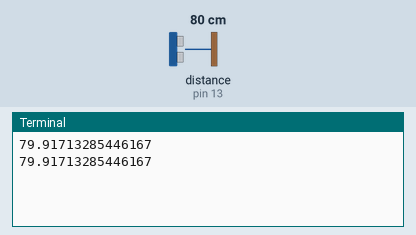
A program run on a simulated Raspberry Pi (header pin numbers). Parts: the last lines printed to the terminal. The test bench sets the inputs (shaded band); at power-on: distance to the obstacle (sensor on pin 13) 80 cm. The echo pulse lasts 58.3 µs per cm; the clock reads 2024-03-15 10:24:30 at power-on unless the program sets it.

Above: at 1.2 s.
1.3 s: distance to the obstacle (sensor on pin 13) set to 2 cm
At 2.6 s:
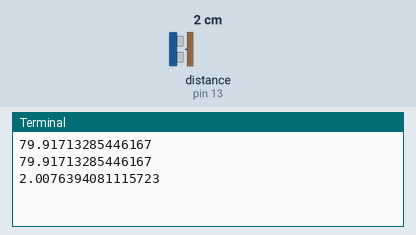
2.8 s: distance to the obstacle (sensor on pin 13) set to 4 cm
At 3.9 s:
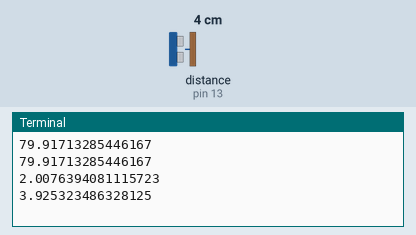
Timing chart, 0 to 5.8 s (numbered marks = the images above; inputs shaded):
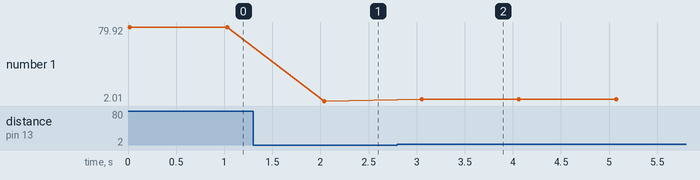

Measured:
- after the input at 1.3 s, the terminal: prints a new line after 0.74 s (image 1)
- after the input at 2.8 s, the terminal: prints a new line after 0.25 s (image 2)
- plotted number 1: 79.92 → 2.01 after the input at 1.3 s, 2.01 → 3.93 after the input at 2.8 s

The program:

ultrasonic_distance.py
```python
#Import Libraries
import RPi.GPIO as GPIO
import time

#Set GPIO Mode (Board / BCM)
#GPIO.setmode(GPIO.BCM)
GPIO.setmode(GPIO.BOARD)

# BCM
#Set GPIO Pins
#GPIO_TRIGGER = 12
#GPIO_ECHO = 13
#maxTime = 0.04

# BOARD
#Set GPIO Pins
GPIO_TRIGGER = 12
GPIO_ECHO = 13
maxTime = 0.04

GPIO.setwarnings(False)
GPIO.setup(GPIO_TRIGGER, GPIO.OUT)
GPIO.setup(GPIO_ECHO, GPIO.IN)

def distance():
    GPIO.output(GPIO_TRIGGER, False)

    time.sleep(0.01)

    #Set Trigger to HIGH
    GPIO.output(GPIO_TRIGGER, True)

    #Set Trigger after 0.01ms to LOW
    time.sleep(0.00001)

    GPIO.output(GPIO_TRIGGER, False)

    StartTime = time.time()
    timeout = StartTime + maxTime

    #Save Start Time
    while GPIO.input(GPIO_ECHO) == 0 and StartTime <  timeout:
        StartTime = time.time()

    StopTime = time.time()
    timeout = StopTime + maxTime

    #Save Time of Arrival
    while GPIO.input(GPIO_ECHO) == 1 and StopTime < timeout:
        StopTime = time.time()

    #Time difference between start and arrival
    TimeElapsed = StopTime - StartTime
    #Multiply with the sonic speed (34300 cm/s)
    #and divide by 2 because there and back
    distance = (TimeElapsed *34300) /2

    return distance

try:
    while True:
        dist = distance()
        #print("Measure Distance = %.1f cm" % dist)
        print(dist)
        time.sleep(1)

        #if (dist <=20 and dist >=5):
        #    print("distance: ", dist, "cm")

       # else:
        #    print(dist)

    #Reset by pressing CTRL+C
except KeyboardInterrupt:
    print("Measurement Stopped By User")
    GPIO.cleanup()
```
